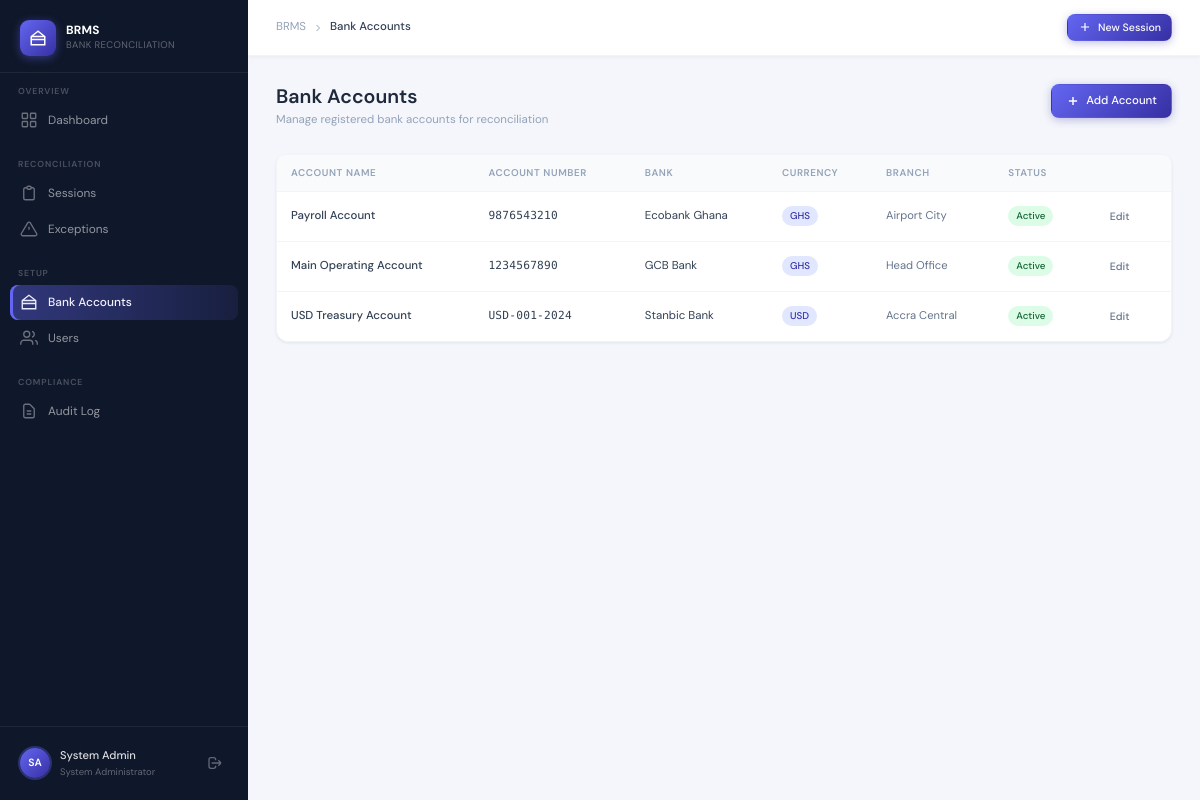
The app's page /bank-accounts/ (signed in) with its own data.
### accounts/models.py (models this page shows, shortened)
class User(AbstractUser):
    ROLE_CHOICES = [
        ('admin', 'System Administrator'),
        ('officer', 'Reconciliation Officer'),
        ('manager', 'Finance Manager'),
        ('auditor', 'Internal Auditor'),
        ('executive', 'Executive User'),
    ]
    role = models.CharField(max_length=20, choices=ROLE_CHOICES, default='officer')
    phone = models.CharField(max_length=20, blank=True)
    department = models.CharField(max_length=100, blank=True)
    is_locked = models.BooleanField(default=False)
    last_password_change = models.DateTimeField(null=True, blank=True)
    created_at = models.DateTimeField(auto_now_add=True)
    def can_upload(self):
        return self.role in ['officer', 'admin']

### reconciliation/models.py (models this page shows, shortened)
class BankAccount(models.Model):
    STATUS_CHOICES = [('active', 'Active'), ('inactive', 'Inactive'), ('frozen', 'Frozen')]
    CURRENCY_CHOICES = [('GHS', 'Ghana Cedis'), ('USD', 'US Dollar'), ('EUR', 'Euro'), ('GBP', 'British Pound')]
    account_name = models.CharField(max_length=200)
    account_number = models.CharField(max_length=50, unique=True)
    bank_name = models.CharField(max_length=200)
    currency = models.CharField(max_length=3, choices=CURRENCY_CHOICES, default='GHS')
    branch = models.CharField(max_length=200, blank=True)
    status = models.CharField(max_length=20, choices=STATUS_CHOICES, default='active')
    created_by = models.ForeignKey(settings.AUTH_USER_MODEL, on_delete=models.SET_NULL, null=True)
    created_at = models.DateTimeField(auto_now_add=True)

### reconciliation/views.py (the view)
# urls.py: path('bank-accounts/', views.bank_account_list, name='bank_account_list'),
@login_required
def bank_account_list(request):
    accounts = BankAccount.objects.all().order_by('bank_name')
    return render(request, 'reconciliation/bank_account_list.html', {'accounts': accounts})

### templates/reconciliation/bank_account_list.html (shortened to what this page needs)
{% extends 'base.html' %}
{% block nav_banks %}active{% endblock %}
{% block breadcrumb %}Bank Accounts{% endblock %}
{% block content %}
<div class="page-header">
  <div>
    <div class="page-title">Bank Accounts</div>
    <div class="page-subtitle">Manage registered bank accounts for reconciliation</div>
  </div>
  {% if user.role == 'admin' %}
  <a href="{% url 'reconciliation:bank_account_create' %}" class="btn btn-primary">
    <svg width="14" height="14" fill="none" stroke="currentColor" stroke-width="2.5" viewBox="0 0 24 24"><path d="M12 5v14M5 12h14"/></svg>
    Add Account
  </a>
  {% endif %}
</div>
<div class="card">
  {% if accounts %}
  <div class="table-wrap">
    <table class="data-table">
      <thead>
        <tr>
          <th>Account Name</th>
          <th>Account Number</th>
          <th>Bank</th>
          <th>Currency</th>
          <th>Branch</th>
          <th>Status</th>
          {% if user.role == 'admin' %}<th></th>{% endif %}
        </tr>
      </thead>
      <tbody>
        {% for acc in accounts %}
        <tr>
          <td style="font-weight:500">{{ acc.account_name }}</td>
          <td class="mono" style="font-size:0.8rem">{{ acc.account_number }}</td>
          <td>{{ acc.bank_name }}</td>
          <td><span class="badge badge-peach">{{ acc.currency }}</span></td>
          <td style="font-size:0.8rem;color:var(--slate-500)">{{ acc.branch|default:"—" }}</td>
          <td>
            <span class="badge {% if acc.status == 'active' %}badge-approved{% elif acc.status == 'frozen' %}badge-rejected{% else %}badge-draft{% endif %}">
              {{ acc.get_status_display }}
            </span>
          </td>
          {% if user.role == 'admin' %}
          <td>
            <a href="{% url 'reconciliation:bank_account_edit' acc.pk %}" class="btn btn-ghost btn-sm">Edit</a>
          </td>
          {% endif %}
        </tr>
        {% endfor %}
      </tbody>
    </table>
  </div>
  {% else %}
  <div class="empty-state">
    <div class="empty-icon">🏦</div>
    <div class="empty-title">No bank accounts yet</div>
    <div class="empty-sub">{% if user.role == 'admin' %}Add your first bank account to begin reconciliation.{% else %}Contact your administrator to set up bank accounts.{% endif %}</div>
  </div>
  {% endif %}
</div>
{% endblock %}

### templates/base.html (shortened to what this page needs)
{% load static %}<!DOCTYPE html>
<html lang="en">
<head>
  <link rel="stylesheet" href="{% static 'css/brms.css' %}">
</head>
<body>
<div class="app-wrapper">
  <aside class="sidebar">
    <div class="sidebar-brand">
      <div class="brand-logo">
        <div class="brand-icon">
          <svg width="18" height="18" fill="none" stroke="currentColor" stroke-width="2" viewBox="0 0 24 24">
            <path d="M3 10h18M3 14h18M12 3L3 10v11h18V10L12 3z"/>
          </svg>
        </div>
        <div class="brand-text">
          <span class="brand-name">BRMS</span>
          <span class="brand-sub">Bank Reconciliation</span>
        </div>
      </div>
    </div>
    <nav class="sidebar-nav">
      <div class="nav-section">
        <div class="nav-section-label">Overview</div>
        <a href="{% url 'dashboard:home' %}" class="nav-item {% block nav_dashboard %}{% endblock %}">
          <svg class="nav-icon" fill="none" stroke="currentColor" stroke-width="1.8" viewBox="0 0 24 24">
            <rect x="3" y="3" width="7" height="7" rx="1"/><rect x="14" y="3" width="7" height="7" rx="1"/>
            <rect x="14" y="14" width="7" height="7" rx="1"/><rect x="3" y="14" width="7" height="7" rx="1"/>
          </svg>
          Dashboard
        </a>
      </div>
      <div class="nav-section">
        <div class="nav-section-label">Reconciliation</div>
        <a href="{% url 'reconciliation:session_list' %}" class="nav-item {% block nav_sessions %}{% endblock %}">
          <svg class="nav-icon" fill="none" stroke="currentColor" stroke-width="1.8" viewBox="0 0 24 24">
            <path d="M9 5H7a2 2 0 00-2 2v12a2 2 0 002 2h10a2 2 0 002-2V7a2 2 0 00-2-2h-2M9 5a2 2 0 002 2h2a2 2 0 002-2M9 5a2 2 0 012-2h2a2 2 0 012 2"/>
          </svg>
          Sessions
        </a>
        <a href="{% url 'reconciliation:exception_list' %}" class="nav-item {% block nav_exceptions %}{% endblock %}">
          <svg class="nav-icon" fill="none" stroke="currentColor" stroke-width="1.8" viewBox="0 0 24 24">
            <path d="M12 9v4m0 4h.01M10.29 3.86L1.82 18a2 2 0 001.71 3h16.94a2 2 0 001.71-3L13.71 3.86a2 2 0 00-3.42 0z"/>
          </svg>
          Exceptions
        </a>
      </div>
      <div class="nav-section">
        <div class="nav-section-label">Setup</div>
        <a href="{% url 'reconciliation:bank_account_list' %}" class="nav-item {% block nav_banks %}{% endblock %}">
          <svg class="nav-icon" fill="none" stroke="currentColor" stroke-width="1.8" viewBox="0 0 24 24">
            <path d="M3 10h18M3 14h18M12 3L3 10v11h18V10L12 3z"/>
          </svg>
          Bank Accounts
        </a>
        {% if user.role == 'admin' %}
        <a href="{% url 'accounts:user_list' %}" class="nav-item {% block nav_users %}{% endblock %}">
          <svg class="nav-icon" fill="none" stroke="currentColor" stroke-width="1.8" viewBox="0 0 24 24">
            <path d="M17 21v-2a4 4 0 00-4-4H5a4 4 0 00-4 4v2M9 11a4 4 0 100-8 4 4 0 000 8zM23 21v-2a4 4 0 00-3-3.87M16 3.13a4 4 0 010 7.75"/>
          </svg>
          Users
        </a>
        {% endif %}
      </div>
      <div class="nav-section">
        <div class="nav-section-label">Compliance</div>
        <a href="{% url 'reconciliation:audit_log' %}" class="nav-item {% block nav_audit %}{% endblock %}">
          <svg class="nav-icon" fill="none" stroke="currentColor" stroke-width="1.8" viewBox="0 0 24 24">
            <path d="M9 12h6m-6 4h6m2 5H7a2 2 0 01-2-2V5a2 2 0 012-2h5.586a1 1 0 01.707.293l5.414 5.414a1 1 0 01.293.707V19a2 2 0 01-2 2z"/>
          </svg>
          Audit Log
        </a>
      </div>
    </nav>
    <div class="sidebar-footer">
      <div class="user-card">
        <div class="user-avatar">{{ user.first_name|first|upper }}{{ user.last_name|first|upper }}</div>
        <div class="user-info">
          <div class="user-name">{{ user.get_full_name|default:user.username }}</div>
          <div class="user-role">{{ user.get_role_display }}</div>
        </div>
        <a href="{% url 'accounts:logout' %}" class="logout-btn" title="Sign out">
          <svg width="16" height="16" fill="none" stroke="currentColor" stroke-width="2" viewBox="0 0 24 24">
            <path d="M17 16l4-4m0 0l-4-4m4 4H7m6 4v1a3 3 0 01-3 3H6a3 3 0 01-3-3V7a3 3 0 013-3h4a3 3 0 013 3v1"/>
          </svg>
        </a>
      </div>
    </div>
  </aside>
  <div class="main-content">
    <div class="topbar">
      <div class="page-breadcrumb">
        <span>BRMS</span>
        <svg width="12" height="12" fill="none" stroke="currentColor" stroke-width="2" viewBox="0 0 24 24"><path d="M9 18l6-6-6-6"/></svg>
        <span class="current">{% block breadcrumb %}Home{% endblock %}</span>
      </div>
      <div class="topbar-actions">
        {% if user.can_upload %}
        <a href="{% url 'reconciliation:session_create' %}" class="btn btn-primary btn-sm">
          <svg width="14" height="14" fill="none" stroke="currentColor" stroke-width="2" viewBox="0 0 24 24"><path d="M12 5v14M5 12h14"/></svg>
          New Session
        </a>
        {% endif %}
      </div>
    </div>
    <div class="page-body">
      {% block content %}{% endblock %}
    </div>
  </div>
</div>
</body>
</html>

### records on screen
User: first_name|first "S", last_name|first "A", get_full_name "System Admin", role "System Administrator"
BankAccount: account_name "Payroll Account", account_number "9876543210", bank_name "Ecobank Ghana", currency "GHS", branch "Airport City", status "Active"
BankAccount: account_name "Main Operating Account", account_number "1234567890", bank_name "GCB Bank", currency "GHS", branch "Head Office", status "Active"
BankAccount: account_name "USD Treasury Account", account_number "USD-001-2024", bank_name "Stanbic Bank", currency "USD", branch "Accra Central", status "Active"
